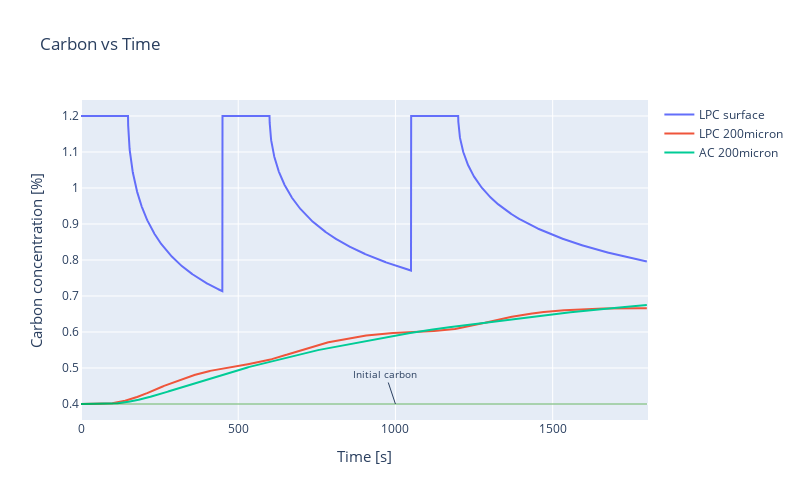

This figure's notebook cell:
### Code cell
import plotly.graph_objects as go


C_lpc_surface = df_lpc.iloc[:,0]*100
C_lpc_200 = df_lpc.iloc[:,200]*100
C_ac_200 =df_ac.iloc[:,200]*100

# Create traces
fig = go.Figure()
fig.add_trace(go.Scatter(x=post_data['times'], y=C_lpc_surface,
                    mode='lines',
                    name='LPC surface'))
fig.add_trace(go.Scatter(x=post_data['times'], y=C_lpc_200,
                    mode='lines',
                    name='LPC 200micron'))
fig.add_trace(go.Scatter(x=post_data['times'], y=C_ac_200,
                    mode='lines',
                    name='AC 200micron'))

fig.add_shape(type='line',opacity=0.3,
                x0=0,y0=0.4,
                x1=1800,y1=0.4,
                line=dict(color='Green',),
                xref='x', yref='y'
             )

fig.update_layout(title='Carbon vs Time',
                  xaxis_title='Time [s]',
                  yaxis_title='Carbon concentration [%]',
                  width=800, height=500,
                  paper_bgcolor='rgba(0,0,0,0)',
                  yaxis=dict(titlefont=dict(size=15)),
                  xaxis=dict(titlefont=dict(size=15))
                 )

fig.add_annotation(x=1000, y=0.4,
                   text="Initial carbon",
                   font=dict(size=10),
                  )
fig.show()
# fig.write_html("trialPlotly.html")

### Figure 1 — Plotly figure (JSON) as saved in the notebook; plotly's stock layout.template omitted (floating-point values rounded to 4 significant figures; data arrays with more than 128 entries replaced by an {"elided": "..."} marker saying what was removed)
{"data": [{"mode": "lines", "name": "LPC surface", "type": "scatter", "x": {"elided": "3601 float values"}, "y": {"elided": "3600 float values"}}, {"mode": "lines", "name": "LPC 200micron", "type": "scatter", "x": {"elided": "3601 float values"}, "y": {"elided": "3600 float values"}}, {"mode": "lines", "name": "AC 200micron", "type": "scatter", "x": {"elided": "3601 float values"}, "y": {"elided": "3600 float values"}}], "layout": {"annotations": [{"font": {"size": 10}, "text": "Initial carbon", "x": 1000, "y": 0.4}], "height": 500, "paper_bgcolor": "rgba(0, 0, 0, 0)", "shapes": [{"line": {"color": "Green"}, "opacity": 0.3, "type": "line", "x0": 0, "x1": 1800, "xref": "x", "y0": 0.4, "y1": 0.4, "yref": "y"}], "title": {"text": "Carbon vs Time"}, "width": 800, "xaxis": {"autorange": true, "range": [-3.22, 1803.0], "title": {"font": {"size": 15}, "text": "Time [s]"}, "type": "linear"}, "yaxis": {"autorange": true, "range": [0.3556, 1.244], "title": {"font": {"size": 15}, "text": "Carbon concentration [%]"}, "type": "linear"}}}
